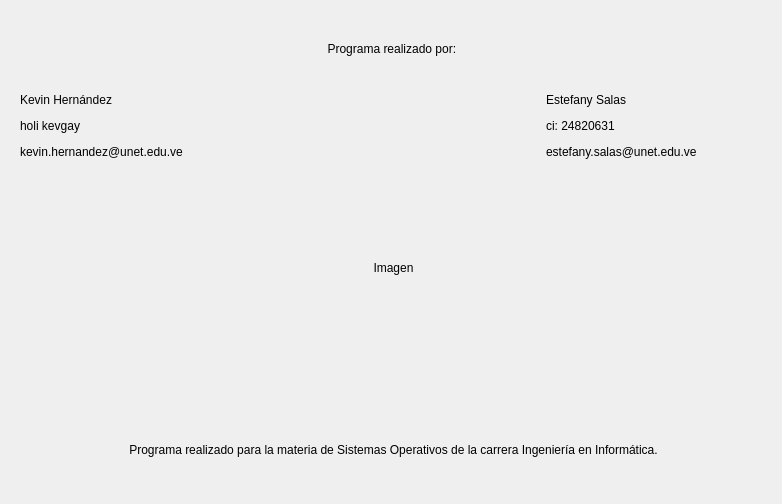
<?xml version="1.0" encoding="UTF-8"?>
<ui version="4.0">
 <class>acercade</class>
 <widget class="QWidget" name="acercade">
  <property name="geometry">
   <rect>
    <x>0</x>
    <y>0</y>
    <width>782</width>
    <height>504</height>
   </rect>
  </property>
  <property name="windowTitle">
   <string>Form</string>
  </property>
  <widget class="QWidget" name="verticalLayoutWidget">
   <property name="geometry">
    <rect>
     <x>20</x>
     <y>14</y>
     <width>747</width>
     <height>511</height>
    </rect>
   </property>
   <layout class="QVBoxLayout" name="verticalLayout">
    <item>
     <widget class="QLabel" name="label">
      <property name="minimumSize">
       <size>
        <width>0</width>
        <height>70</height>
       </size>
      </property>
      <property name="maximumSize">
       <size>
        <width>16777215</width>
        <height>70</height>
       </size>
      </property>
      <property name="text">
       <string>Programa realizado por: </string>
      </property>
      <property name="alignment">
       <set>Qt::AlignCenter</set>
      </property>
     </widget>
    </item>
    <item>
     <layout class="QGridLayout" name="gridLayout">
      <item row="0" column="1">
       <widget class="QLabel" name="label_4">
        <property name="maximumSize">
         <size>
          <width>16777215</width>
          <height>20</height>
         </size>
        </property>
        <property name="text">
         <string>Estefany Salas</string>
        </property>
       </widget>
      </item>
      <item row="0" column="0">
       <widget class="QLabel" name="label_3">
        <property name="minimumSize">
         <size>
          <width>520</width>
          <height>0</height>
         </size>
        </property>
        <property name="maximumSize">
         <size>
          <width>16777215</width>
          <height>20</height>
         </size>
        </property>
        <property name="text">
         <string>Kevin Hernández</string>
        </property>
       </widget>
      </item>
      <item row="1" column="0">
       <widget class="QLabel" name="label_5">
        <property name="maximumSize">
         <size>
          <width>16777215</width>
          <height>20</height>
         </size>
        </property>
        <property name="text">
         <string>holi kevgay</string>
        </property>
       </widget>
      </item>
      <item row="1" column="1">
       <widget class="QLabel" name="label_6">
        <property name="maximumSize">
         <size>
          <width>16777215</width>
          <height>20</height>
         </size>
        </property>
        <property name="text">
         <string>ci: 24820631</string>
        </property>
       </widget>
      </item>
      <item row="2" column="0">
       <widget class="QLabel" name="label_7">
        <property name="maximumSize">
         <size>
          <width>16777215</width>
          <height>20</height>
         </size>
        </property>
        <property name="text">
         <string>kevin.hernandez@unet.edu.ve</string>
        </property>
       </widget>
      </item>
      <item row="2" column="1">
       <widget class="QLabel" name="label_8">
        <property name="maximumSize">
         <size>
          <width>16777215</width>
          <height>20</height>
         </size>
        </property>
        <property name="text">
         <string>estefany.salas@unet.edu.ve</string>
        </property>
       </widget>
      </item>
     </layout>
    </item>
    <item>
     <widget class="QLabel" name="imagen_unet">
      <property name="minimumSize">
       <size>
        <width>0</width>
        <height>200</height>
       </size>
      </property>
      <property name="text">
       <string>Imagen</string>
      </property>
      <property name="alignment">
       <set>Qt::AlignCenter</set>
      </property>
     </widget>
    </item>
    <item>
     <widget class="QLabel" name="label_9">
      <property name="text">
       <string>Programa realizado para la materia de Sistemas Operativos de la carrera Ingeniería en Informática.</string>
      </property>
      <property name="alignment">
       <set>Qt::AlignCenter</set>
      </property>
     </widget>
    </item>
   </layout>
  </widget>
 </widget>
 <resources/>
 <connections/>
</ui>
